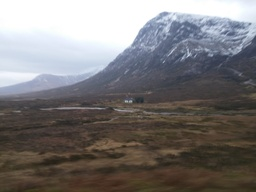
#> input picture graphics/practical_1/images/house.jpg, 256 x 192 px, shrunk from 1064 x 798 before the run
$ python task4_grad_domain.py
#> lines starting #> are read from the running program, lines starting #| are printed output that depends on the picture
#Task 4: Gradient domain reconstruction

import os.path as path
import skimage.io as io
import numpy as np
import scipy as sp
from skimage import color
from skimage import util
import skimage.filters as filters
import matplotlib.pyplot as plt
import scipy.sparse as sparse
from sksparse.cholmod import cholesky
from scipy import signal
import skimage
import time

USE_CHOLESKY = False

def img2grad_field(img):
    """Return a gradient field for a greyscale image
    The function returns image [height,width,2], where the last dimension selects partial derivates along x or y
    """
    # img must be a greyscale image
    sz = img.shape
    G = np.zeros([sz[0], sz[1], 2])
    # Gradients along x-axis
    G[:,:,0] = signal.convolve2d( img, np.array([1, -1, 0]).reshape(1,3), 'same', boundary='symm' )
    # Gradients along y-axis
    G[:,:,1] = signal.convolve2d( img,  np.array([1, -1, 0]).reshape(3,1), 'same', boundary='symm' )
    return G

def reconstruct_grad_field( G, w, v_00, img ):
    """Reconstruct a (greyscale) image from a gradcient field
    G - gradient field, for example created with img2grad_field
    w - weight assigned to each gradient
    v_00 - the value of the first pixel
    """
    sz = G.shape[:2]
    N = sz[0]*sz[1]

    # Gradient operators as sparse matrices
    o1 =  np.ones((N,1))
    B = np.concatenate( (-o1, np.concatenate( (np.zeros((sz[0],1)), o1[:N-sz[0]]), 0 ) ), 1)
    B[N-sz[0]:N,0] = 0
    Ogx = sparse.spdiags(B.transpose(), [0 ,sz[0]], N, N ) # Forward difference operator along x

    B = np.concatenate( (-o1 ,np.concatenate((np.array([[0]]), o1[0:N-1]) ,0)), 1)
    B[sz[0]-1::sz[0], 0] = 0
    B[sz[0]::sz[0],1] = 0
    Ogy = sparse.spdiags( B.transpose(), [0, 1], N, N ) # Forward difference operator along y

    Ogx_prime = Ogx.transpose()
    Ogy_prime = Ogy.transpose()

    w_diag = sparse.spdiags([w.flatten('F')], [0], N, N)

    # Introduce constraint to ensure value of first pixel remains the same
    C = sparse.spdiags([[1]], [0], N, N)

    A = Ogx_prime @ w_diag @ Ogx + Ogy_prime @ w_diag @ Ogy +  C

    Gx = G[:,:,0].flatten('F')
    Gy = G[:,:,1].flatten('F')
    C2 = np.zeros((N,)) # Another constraint to ensure value of first pixel remains the same
    C2[0] = v_00

    b = Ogx_prime @ w_diag @ Gx + Ogy_prime @ w_diag @ Gy + C2

    if USE_CHOLESKY:
        factor = cholesky(A)
        I = factor(b)

    else:
        I = sparse.linalg.spsolve(A, b)


    new_img = I.reshape(img.shape, order='F')

    return new_img


if __name__ == "__main__":
    im = io.imread(path.join('images','house.jpg'), as_gray=True)
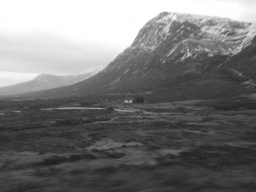
#> im: shape (192, 256) float64; min 0.121, max 1, mean 0.469
    im = skimage.img_as_float(im)

    G = img2grad_field(im)
    Gm = np.sqrt(np.sum(G*G, axis=2))
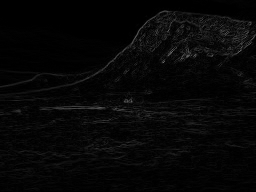
#> Gm: shape (192, 256) float64; min 0, max 0.417, mean 0.0273

    #w = np.ones (img.shape)
    w = 1/(Gm + 0.0001)     # To avoid pinching artefacts
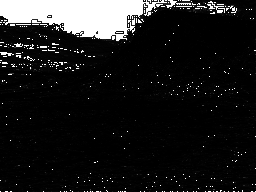
#> w: shape (192, 256) float64; min 2.4, max 10000, mean 1119.7; drawn with min black and max white

    start = time.time()
    imr = reconstruct_grad_field(G,w,im[0,0], im).clip(0,1)
    end = time.time()

    print("Time to reconstruct field {}".format(end-start))

    plt.figure(figsize=(9, 3))

    plt.subplot(131)
    plt.title('Original')
    plt.axis('off')
    plt.imshow(im,cmap='gray')

    plt.subplot(132)
    plt.title('Reconstructed')
    plt.axis('off')
    plt.imshow(imr,cmap='gray')

    plt.subplot(133)
    plt.title('Difference')
    plt.axis('off')
    plt.imshow(imr-im)
    plt.show()
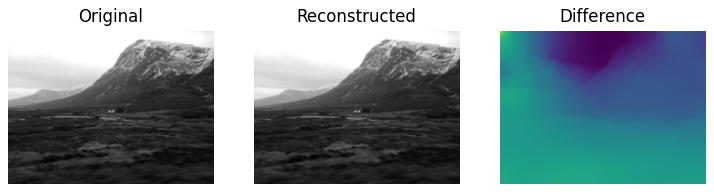
#> figure drawn by matplotlib, 3 panels

$ run again, with graphics/practical_1/images/CL0007.jpg copied over graphics/practical_1/images/house.jpg
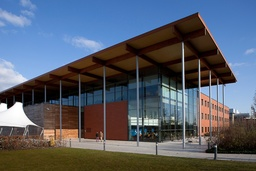
#> input picture graphics/practical_1/images/CL0007.jpg, 256 x 171 px, shrunk from 800 x 534 before the run
#> `w = 1/(Gm + 0.0001)`:
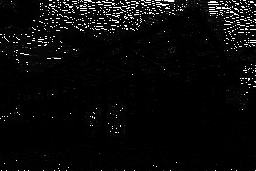
#> w: shape (171, 256) float64; min 1.11, max 10000, mean 421.9; drawn with min black and max white
#> `plt.show()`:
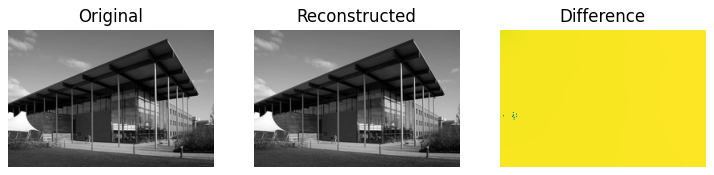
#> figure drawn by matplotlib, 3 panels

$ run again, with graphics/practical_1/images/castle-l.jpg copied over graphics/practical_1/images/house.jpg
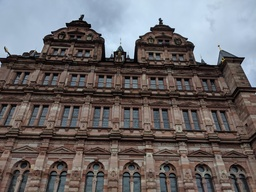
#> input picture graphics/practical_1/images/castle-l.jpg, 256 x 192 px, shrunk from 4032 x 3024 before the run
#> `w = 1/(Gm + 0.0001)`:
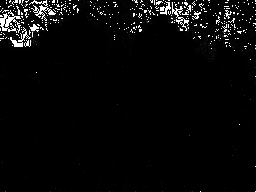
#> w: shape (192, 256) float64; min 1.28, max 10000, mean 385.3; drawn with min black and max white
#> `plt.show()`:
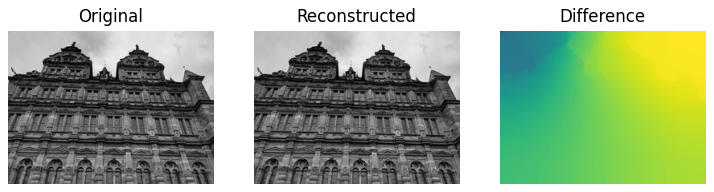
#> figure drawn by matplotlib, 3 panels

$ run again, with graphics/practical_1/images/castle-r.jpg copied over graphics/practical_1/images/house.jpg
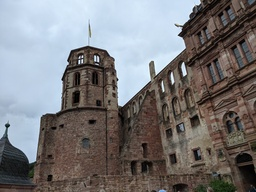
#> input picture graphics/practical_1/images/castle-r.jpg, 256 x 192 px, shrunk from 4032 x 3024 before the run
#> `w = 1/(Gm + 0.0001)`:
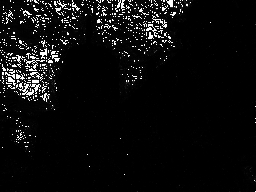
#> w: shape (192, 256) float64; min 1.15, max 10000, mean 530; drawn with min black and max white
#> `plt.show()`:
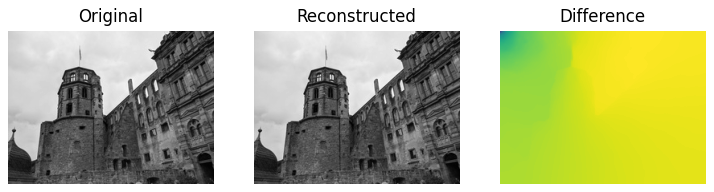
#> figure drawn by matplotlib, 3 panels
